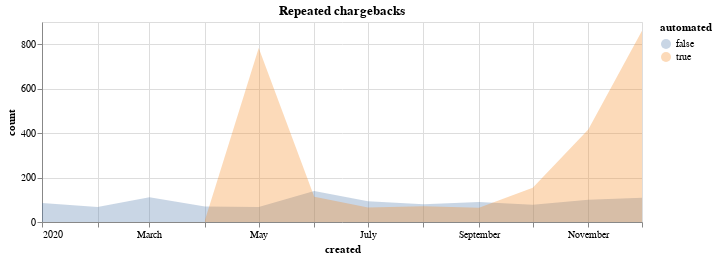

Notebook source saved alongside this figure:
### Markdown cell above
At first, let's look at overall volumes of repeated chargebacks. Below chart shows the volume of unauthorised chargeback tickets that were created by a user who already had at least one ticket in 2020. From overall volumes it excludes all first tickets and shows only repeated volumes.

NOTE: Chart shows automated volume vs unautomated volume. Previous charts displayed automated inside total volume of tickets.

### Code cell
source = cbs_u.groupby(["created", "automated"])["count"].sum().reset_index()

alt.Chart(source).mark_area(opacity=0.3).encode(
    x="created:T", y=alt.Y("count:Q", stack=None), color="automated:N"
).properties(width=600, height=200, title="Repeated chargebacks").display()

### Figure 1 — Vega-Lite specification as saved in the notebook (floating-point values rounded to 4 significant figures)
{"config": {"view": {"continuousWidth": 400, "continuousHeight": 300}}, "data": {"name": "data-3151c6907711af24c1ea3502ec061dbf"}, "mark": {"type": "area", "opacity": 0.3}, "encoding": {"color": {"type": "nominal", "field": "automated"}, "x": {"type": "temporal", "field": "created"}, "y": {"type": "quantitative", "field": "count", "stack": null}}, "height": 200, "title": "Repeated chargebacks", "width": 600, "$schema": "https://vega.github.io/schema/vega-lite/v4.8.1.json", "datasets": {"data-3151c6907711af24c1ea3502ec061dbf": [{"created": "2020-01", "automated": false, "count": 85}, {"created": "2020-02", "automated": false, "count": 67}, {"created": "2020-03", "automated": false, "count": 111}, {"created": "2020-04", "automated": false, "count": 70}, {"created": "2020-04", "automated": true, "count": 9}, {"created": "2020-05", "automated": false, "count": 67}, {"created": "2020-05", "automated": true, "count": 783}, {"created": "2020-06", "automated": false, "count": 140}, {"created": "2020-06", "automated": true, "count": 114}, {"created": "2020-07", "automated": false, "count": 93}, {"created": "2020-07", "automated": true, "count": 65}, {"created": "2020-08", "automated": false, "count": 80}, {"created": "2020-08", "automated": true, "count": 71}, {"created": "2020-09", "automated": false, "count": 90}, {"created": "2020-09", "automated": true, "count": 64}, {"created": "2020-10", "automated": false, "count": 78}, {"created": "2020-10", "automated": true, "count": 154}, {"created": "2020-11", "automated": false, "count": 100}, {"created": "2020-11", "automated": true, "count": 416}, {"created": "2020-12", "automated": false, "count": 109}, {"created": "2020-12", "automated": true, "count": 861}]}}
